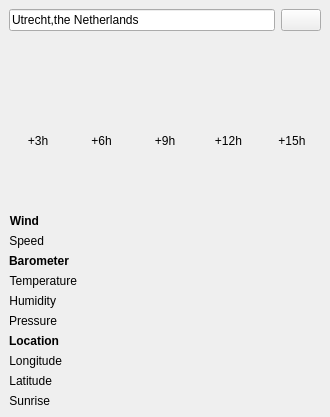
<?xml version="1.0" encoding="UTF-8"?>
<ui version="4.0">

 <class>MainWindow</class>
 <widget class="QMainWindow" name="MainWindow">
  <property name="geometry">
   <rect>
    <x>0</x>
    <y>0</y>
    <width>330</width>
    <height>417</height>
   </rect>
  </property>
  <property name="windowTitle">
   <string>Raindar</string>
  </property>
  <widget class="QWidget" name="centralwidget">
   <layout class="QHBoxLayout" name="horizontalLayout">
    <item>
     <layout class="QVBoxLayout" name="verticalLayout">
      <item>
       <layout class="QHBoxLayout" name="horizontalLayout_3">
        <item>
         <widget class="QLineEdit" name="lineEdit">
          <property name="text">
           <string>Utrecht,the Netherlands</string>
          </property>
         </widget>
        </item>
        <item>
         <widget class="QPushButton" name="pushButton">
          <property name="text">
           <string/>
          </property>
          <property name="icon">
           <iconset>
            <normaloff>images/arrow-circle-225.png</normaloff>images/arrow-circle-225.png</iconset>
          </property>
         </widget>
        </item>
       </layout>
      </item>
      <item>
       <layout class="QHBoxLayout" name="horizontalLayout_4">
        <item>
         <widget class="QLabel" name="weatherIcon">
          <property name="sizePolicy">
           <sizepolicy hsizetype="Maximum" vsizetype="Preferred">
            <horstretch>0</horstretch>
            <verstretch>0</verstretch>
           </sizepolicy>
          </property>
          <property name="minimumSize">
           <size>
            <width>10</width>
            <height>10</height>
           </size>
          </property>
          <property name="maximumSize">
           <size>
            <width>10</width>
            <height>10</height>
           </size>
          </property>
          <property name="text">
           <string/>
          </property>
         </widget>
        </item>
        <item>
         <widget class="QLabel" name="weatherLabel">
          <property name="text">
           <string/>
          </property>
         </widget>
        </item>
       </layout>
      </item>
      <item>
       <layout class="QGridLayout" name="gridLayout_2">
        <item row="1" column="3">
         <widget class="QLabel" name="forecastIcon4">
          <property name="sizePolicy">
           <sizepolicy hsizetype="MinimumExpanding" vsizetype="Preferred">
            <horstretch>0</horstretch>
            <verstretch>0</verstretch>
           </sizepolicy>
          </property>
          <property name="minimumSize">
           <size>
            <width>10</width>
            <height>10</height>
           </size>
          </property>
          <property name="maximumSize">
           <size>
            <width>200</width>
            <height>10</height>
           </size>
          </property>
          <property name="baseSize">
           <size>
            <width>0</width>
            <height>0</height>
           </size>
          </property>
          <property name="text">
           <string/>
          </property>
          <property name="alignment">
           <set>Qt::AlignCenter</set>
          </property>
         </widget>
        </item>
        <item row="2" column="1">
         <widget class="QLabel" name="forecastTemp2">
          <property name="text">
           <string/>
          </property>
         </widget>
        </item>
        <item row="2" column="4">
         <widget class="QLabel" name="forecastTemp5">
          <property name="text">
           <string/>
          </property>
         </widget>
        </item>
        <item row="2" column="3">
         <widget class="QLabel" name="forecastTemp4">
          <property name="text">
           <string/>
          </property>
         </widget>
        </item>
        <item row="1" column="1">
         <widget class="QLabel" name="forecastIcon2">
          <property name="sizePolicy">
           <sizepolicy hsizetype="MinimumExpanding" vsizetype="Preferred">
            <horstretch>0</horstretch>
            <verstretch>0</verstretch>
           </sizepolicy>
          </property>
          <property name="minimumSize">
           <size>
            <width>10</width>
            <height>10</height>
           </size>
          </property>
          <property name="maximumSize">
           <size>
            <width>200</width>
            <height>10</height>
           </size>
          </property>
          <property name="baseSize">
           <size>
            <width>0</width>
            <height>0</height>
           </size>
          </property>
          <property name="text">
           <string/>
          </property>
          <property name="alignment">
           <set>Qt::AlignCenter</set>
          </property>
         </widget>
        </item>
        <item row="1" column="4">
         <widget class="QLabel" name="forecastIcon5">
          <property name="sizePolicy">
           <sizepolicy hsizetype="MinimumExpanding" vsizetype="Preferred">
            <horstretch>0</horstretch>
            <verstretch>0</verstretch>
           </sizepolicy>
          </property>
          <property name="minimumSize">
           <size>
            <width>10</width>
            <height>10</height>
           </size>
          </property>
          <property name="maximumSize">
           <size>
            <width>200</width>
            <height>10</height>
           </size>
          </property>
          <property name="baseSize">
           <size>
            <width>0</width>
            <height>0</height>
           </size>
          </property>
          <property name="text">
           <string/>
          </property>
          <property name="alignment">
           <set>Qt::AlignCenter</set>
          </property>
         </widget>
        </item>
        <item row="1" column="0">
         <widget class="QLabel" name="forecastIcon1">
          <property name="sizePolicy">
           <sizepolicy hsizetype="MinimumExpanding" vsizetype="Preferred">
            <horstretch>0</horstretch>
            <verstretch>0</verstretch>
           </sizepolicy>
          </property>
          <property name="minimumSize">
           <size>
            <width>10</width>
            <height>10</height>
           </size>
          </property>
          <property name="maximumSize">
           <size>
            <width>200</width>
            <height>10</height>
           </size>
          </property>
          <property name="baseSize">
           <size>
            <width>0</width>
            <height>0</height>
           </size>
          </property>
          <property name="text">
           <string/>
          </property>
          <property name="alignment">
           <set>Qt::AlignCenter</set>
          </property>
         </widget>
        </item>
        <item row="1" column="2">
         <widget class="QLabel" name="forecastIcon3">
          <property name="sizePolicy">
           <sizepolicy hsizetype="MinimumExpanding" vsizetype="Preferred">
            <horstretch>0</horstretch>
            <verstretch>0</verstretch>
           </sizepolicy>
          </property>
          <property name="minimumSize">
           <size>
            <width>10</width>
            <height>10</height>
           </size>
          </property>
          <property name="maximumSize">
           <size>
            <width>200</width>
            <height>10</height>
           </size>
          </property>
          <property name="baseSize">
           <size>
            <width>0</width>
            <height>0</height>
           </size>
          </property>
          <property name="text">
           <string/>
          </property>
          <property name="alignment">
           <set>Qt::AlignCenter</set>
          </property>
         </widget>
        </item>
        <item row="2" column="2">
         <widget class="QLabel" name="forecastTemp3">
          <property name="text">
           <string/>
          </property>
         </widget>
        </item>
        <item row="2" column="0">
         <widget class="QLabel" name="forecastTemp1">
          <property name="text">
           <string/>
          </property>
         </widget>
        </item>
        <item row="0" column="0">
         <widget class="QLabel" name="forecastTime1">
          <property name="text">
           <string>+3h</string>
          </property>
          <property name="alignment">
           <set>Qt::AlignCenter</set>
          </property>
         </widget>
        </item>
        <item row="0" column="1">
         <widget class="QLabel" name="forecastTime2">
          <property name="text">
           <string>+6h</string>
          </property>
          <property name="alignment">
           <set>Qt::AlignCenter</set>
          </property>
         </widget>
        </item>
        <item row="0" column="2">
         <widget class="QLabel" name="forecastTime3">
          <property name="text">
           <string>+9h</string>
          </property>
          <property name="alignment">
           <set>Qt::AlignCenter</set>
          </property>
         </widget>
        </item>
        <item row="0" column="3">
         <widget class="QLabel" name="forecastTime4">
          <property name="text">
           <string>+12h</string>
          </property>
          <property name="alignment">
           <set>Qt::AlignCenter</set>
          </property>
         </widget>
        </item>
        <item row="0" column="4">
         <widget class="QLabel" name="forecastTime5">
          <property name="text">
           <string>+15h</string>
          </property>
          <property name="alignment">
           <set>Qt::AlignCenter</set>
          </property>
         </widget>
        </item>
       </layout>
      </item>
      <item>
       <layout class="QGridLayout" name="gridLayout">
        <item row="1" column="0">
         <layout class="QFormLayout" name="formLayout">
          <item row="2" column="0">
           <widget class="QLabel" name="label_5">
            <property name="font">
             <font>
              <weight>75</weight>
              <bold>true</bold>
             </font>
            </property>
            <property name="text">
             <string>Barometer</string>
            </property>
            <property name="alignment">
             <set>Qt::AlignRight|Qt::AlignTrailing|Qt::AlignVCenter</set>
            </property>
           </widget>
          </item>
          <item row="3" column="0">
           <widget class="QLabel" name="label_6">
            <property name="text">
             <string>Temperature</string>
            </property>
            <property name="alignment">
             <set>Qt::AlignRight|Qt::AlignTrailing|Qt::AlignVCenter</set>
            </property>
           </widget>
          </item>
          <item row="3" column="1">
           <widget class="QLabel" name="temperatureLabel">
            <property name="text">
             <string/>
            </property>
           </widget>
          </item>
          <item row="4" column="0">
           <widget class="QLabel" name="label_7">
            <property name="text">
             <string>Humidity</string>
            </property>
            <property name="alignment">
             <set>Qt::AlignRight|Qt::AlignTrailing|Qt::AlignVCenter</set>
            </property>
           </widget>
          </item>
          <item row="4" column="1">
           <widget class="QLabel" name="humidityLabel">
            <property name="text">
             <string/>
            </property>
           </widget>
          </item>
          <item row="5" column="0">
           <widget class="QLabel" name="label_8">
            <property name="text">
             <string>Pressure</string>
            </property>
            <property name="alignment">
             <set>Qt::AlignRight|Qt::AlignTrailing|Qt::AlignVCenter</set>
            </property>
           </widget>
          </item>
          <item row="5" column="1">
           <widget class="QLabel" name="pressureLabel">
            <property name="text">
             <string/>
            </property>
           </widget>
          </item>
          <item row="6" column="0">
           <widget class="QLabel" name="label">
            <property name="font">
             <font>
              <weight>75</weight>
              <bold>true</bold>
             </font>
            </property>
            <property name="text">
             <string>Location</string>
            </property>
            <property name="alignment">
             <set>Qt::AlignRight|Qt::AlignTrailing|Qt::AlignVCenter</set>
            </property>
           </widget>
          </item>
          <item row="7" column="0">
           <widget class="QLabel" name="label_2">
            <property name="text">
             <string>Longitude</string>
            </property>
            <property name="alignment">
             <set>Qt::AlignRight|Qt::AlignTrailing|Qt::AlignVCenter</set>
            </property>
           </widget>
          </item>
          <item row="7" column="1">
           <widget class="QLabel" name="longitudeLabel">
            <property name="text">
             <string/>
            </property>
           </widget>
          </item>
          <item row="8" column="0">
           <widget class="QLabel" name="label_3">
            <property name="text">
             <string>Latitude</string>
            </property>
            <property name="alignment">
             <set>Qt::AlignRight|Qt::AlignTrailing|Qt::AlignVCenter</set>
            </property>
           </widget>
          </item>
          <item row="8" column="1">
           <widget class="QLabel" name="latitudeLabel">
            <property name="text">
             <string/>
            </property>
           </widget>
          </item>
          <item row="9" column="0">
           <widget class="QLabel" name="label_4">
            <property name="text">
             <string>Sunrise</string>
            </property>
            <property name="alignment">
             <set>Qt::AlignRight|Qt::AlignTrailing|Qt::AlignVCenter</set>
            </property>
           </widget>
          </item>
          <item row="9" column="1">
           <widget class="QLabel" name="sunriseLabel">
            <property name="text">
             <string/>
            </property>
           </widget>
          </item>
          <item row="1" column="0">
           <widget class="QLabel" name="label_9">
            <property name="text">
             <string>Speed</string>
            </property>
            <property name="alignment">
             <set>Qt::AlignRight|Qt::AlignTrailing|Qt::AlignVCenter</set>
            </property>
           </widget>
          </item>
          <item row="0" column="0">
           <widget class="QLabel" name="label_10">
            <property name="font">
             <font>
              <weight>75</weight>
              <bold>true</bold>
             </font>
            </property>
            <property name="text">
             <string>Wind</string>
            </property>
            <property name="alignment">
             <set>Qt::AlignRight|Qt::AlignTrailing|Qt::AlignVCenter</set>
            </property>
           </widget>
          </item>
          <item row="1" column="1">
           <widget class="QLabel" name="windLabel">
            <property name="text">
             <string/>
            </property>
           </widget>
          </item>
          <item row="0" column="1">
           <widget class="QLabel" name="label_11">
            <property name="text">
             <string/>
            </property>
           </widget>
          </item>
          <item row="6" column="1">
           <widget class="QLabel" name="label_13">
            <property name="text">
             <string/>
            </property>
           </widget>
          </item>
          <item row="2" column="1">
           <widget class="QLabel" name="label_12">
            <property name="text">
             <string/>
            </property>
           </widget>
          </item>
         </layout>
        </item>
       </layout>
      </item>
     </layout>
    </item>
   </layout>
  </widget>
 </widget>
 <resources/>
 <connections/>
</ui>
